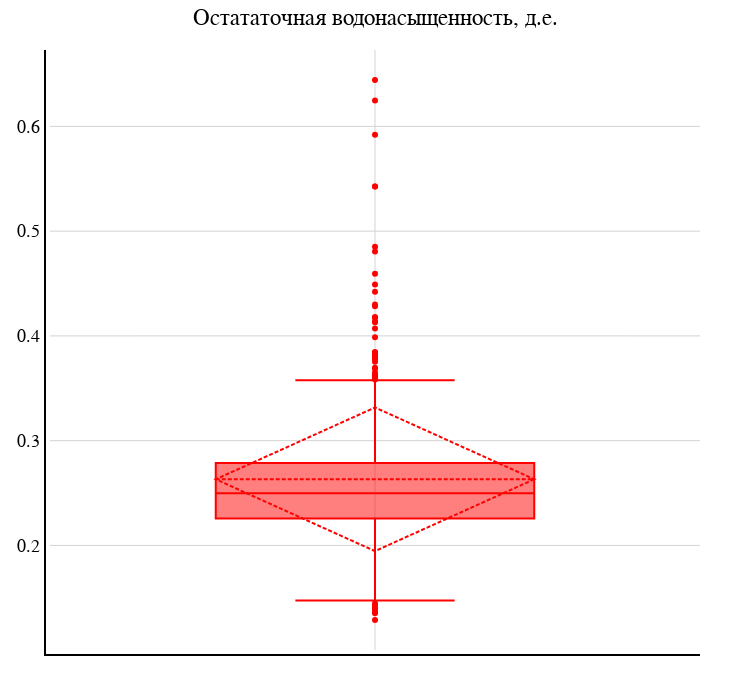

Notebook source saved alongside this figure:
### Code cell
y0 = No_Zero['Swc']
# y1 = R2['phi']
# y2 = R3['phi']
# y3 = R4['phi']
fig = go.Figure()
fig.add_trace(go.Box(y=y0, name='', marker_color = 'red', boxmean='sd'))
# fig.add_trace(go.Box(y=y1, name='Скважина R2', marker_color = 'blue', boxmean='sd'))
# fig.add_trace(go.Box(y=y2, name='Скважина R3', marker_color = 'green', boxmean='sd'))
# fig.add_trace(go.Box(y=y3, name='Скважина R4', marker_color = 'red', boxmean='sd'))

# fig.update_yaxes(title_text="Пористость, д.е.", titlefont=dict(family="arial",size=18,color="black"))
fig.update_layout(title="Остататочная водонасыщенность, д.е.", title_x = 0.5, titlefont=dict(family="arial",size=23,color="black") ,autosize=False,width=750,height=700,margin=dict(l=50,r=50,b=50,t=50,pad=4),paper_bgcolor="White", plot_bgcolor="White")
fig.update_xaxes(showline=True, linewidth=2, linecolor='black', gridcolor='lightgray')
fig.update_yaxes(showline=True, linewidth=2, linecolor='black', gridcolor='lightgray', tickfont=dict(family='Arial', color='black', size=18))

fig.update_layout(showlegend=False)

fig.show()

#fig.write_image("C:/Users/ShirokovAV/Desktop/python/images/poro_box.png")

### Figure 1 — Plotly figure (JSON) as saved in the notebook; plotly's stock layout.template omitted (floating-point values rounded to 4 significant figures; data arrays with more than 128 entries replaced by an {"elided": "..."} marker saying what was removed)
{"data": [{"boxmean": "sd", "marker": {"color": "red"}, "name": "", "type": "box", "y": {"elided": "390 float values"}}], "layout": {"autosize": false, "height": 700, "margin": {"b": 50, "l": 50, "pad": 4, "r": 50, "t": 50}, "paper_bgcolor": "White", "plot_bgcolor": "White", "showlegend": false, "title": {"font": {"color": "black", "family": "arial", "size": 23}, "text": "Остататочная водонасыщенность, д.е.", "x": 0.5}, "width": 750, "xaxis": {"gridcolor": "lightgray", "linecolor": "black", "linewidth": 2, "showline": true}, "yaxis": {"gridcolor": "lightgray", "linecolor": "black", "linewidth": 2, "showline": true, "tickfont": {"color": "black", "family": "Arial", "size": 18}}}}
